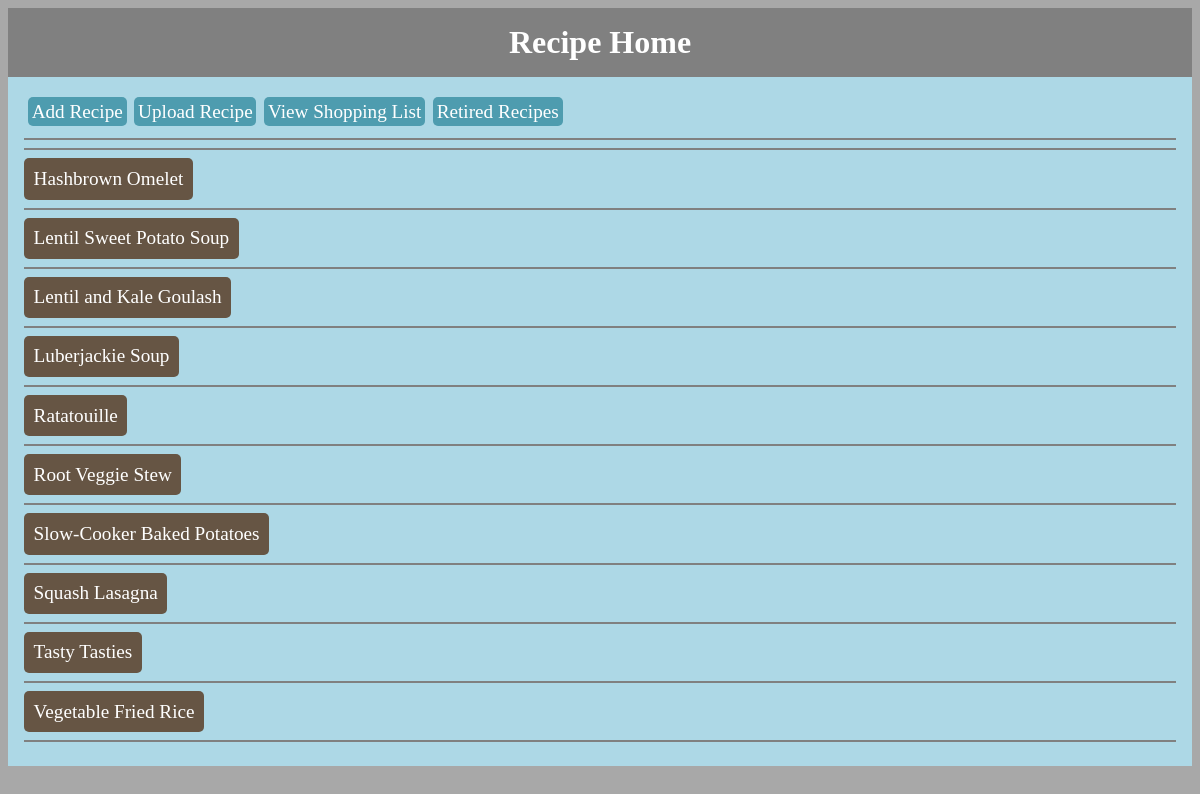
The app's page /menu/ with its own data.
### menu/models.py (models this page shows, shortened)
class Recipe(models.Model):
    id = models.AutoField(primary_key=True)
    name = models.CharField(max_length=80, unique=True)
    prepMethod = models.CharField(max_length=30, null=True, blank=True)
    temperature = models.CharField(max_length=10, null=True, blank=True)
    directions = models.TextField(null=True)
    source = models.CharField(max_length=1000, null=True, blank=True)
    servings = models.IntegerField(default=0)
    prepTime = models.IntegerField(default=0)
    cookTime = models.IntegerField(default=0)
    enabled = models.BooleanField(default=True)
    class Meta:
        ordering = ('name', )

### menu/views.py (the view)
class Index(generic.ListView):
    model = Recipe
    template_name = 'menu/index.html'
    def get_queryset(self):
        return Recipe.objects.filter(enabled=1)

### menu/templates/menu/index.html (shortened to what this page needs)
{% load staticfiles %}
{% load menu_extras %}
{% include "menu/stylesheets.html" %}
<html>
	<head>
	</head>
	<body>
        <div id="title">
            Recipe Home
        </div>
        <div id="content">
            <div>
                <a class="button" id="nav" href="{% url 'menu:addrecipe' %}">Add Recipe</a>
                <a class="button" id="nav" href="{% url 'menu:uploadrecipe' %}">Upload Recipe</a>
                <a class="button" id="nav" href="{% url 'menu:manageshoppinglist' %}">View Shopping List</a>
                <a class="button" id="nav" href="{% url 'menu:retiredrecipes' %}">Retired Recipes</a>
            </div><div style="clear:both"></div>
            <hr noshade><hr noshade>
            {% for recipe in recipe_list %}
                <a class="button" id="recipe" href = "{% url 'menu:recipedetails' recipe.id %}">{{ recipe.name }}</a>
                <hr noshade>
            {% endfor %}
        </div>
    </body>

### menu/static/menu/css/style.css (style rules this page uses)
* { font-family: Palatino,"Palatino Linotype","Palatino LT STD","Book Antiqua",Georgia,serif; }
html { background:#A8A8A8; }
.button { display: inline-block; background-color: #665544; border-radius: 5px; color: white; text-decoration: none; font-size: 1.2em; padding: 5px 10px 5px 10px; }
.button#recipe { padding: .5em; }
.button#nav { background-color: #4E9CAF; padding: .2em; text-align: center; margin: .2em; float: left; display: inline block; text-size: 1em; }
#title { background:grey; text-align:center; font-weight:bold; padding: 0.5em; color: white; font-size: 2em; }
#content { display: block; background:lightblue; padding: 1em; white-space: wrap; }

### records on screen
Recipe: name "Hashbrown Omelet"
Recipe: name "Lentil Sweet Potato Soup"
Recipe: name "Lentil and Kale Goulash"
Recipe: name "Luberjackie Soup"
Recipe: name "Ratatouille"
Recipe: name "Root Veggie Stew"
Recipe: name "Slow-Cooker Baked Potatoes"
Recipe: name "Squash Lasagna"
Recipe: name "Tasty Tasties"
Recipe: name "Vegetable Fried Rice"
